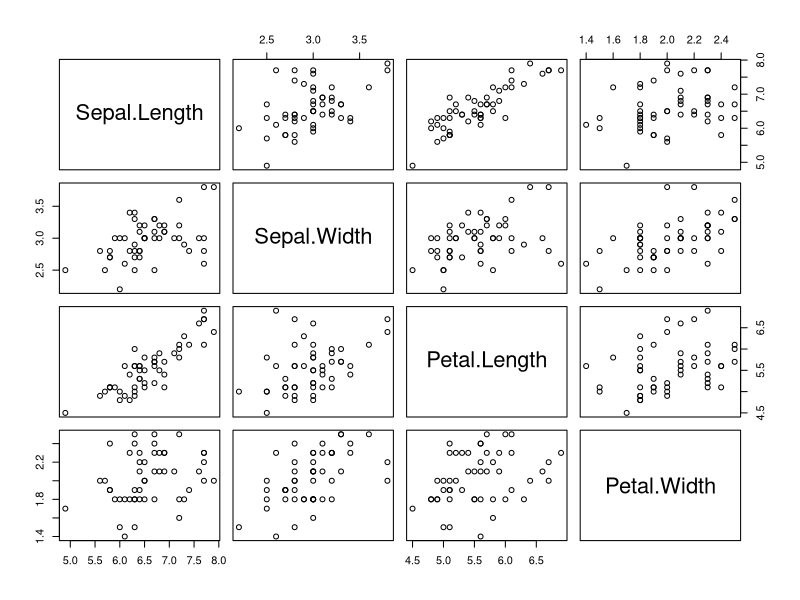
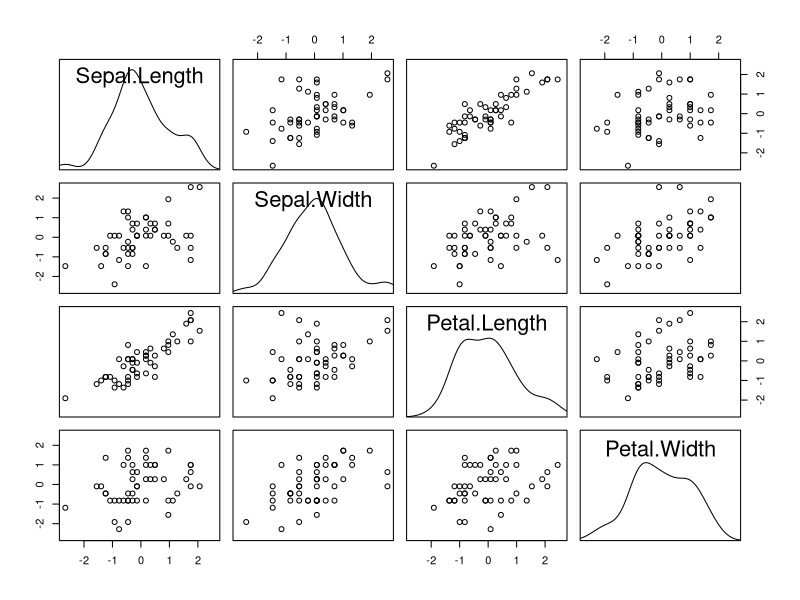
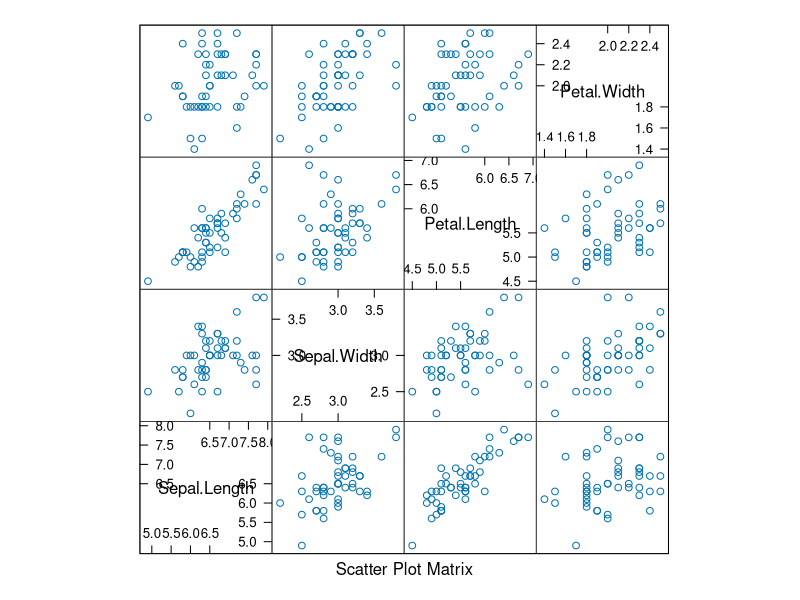
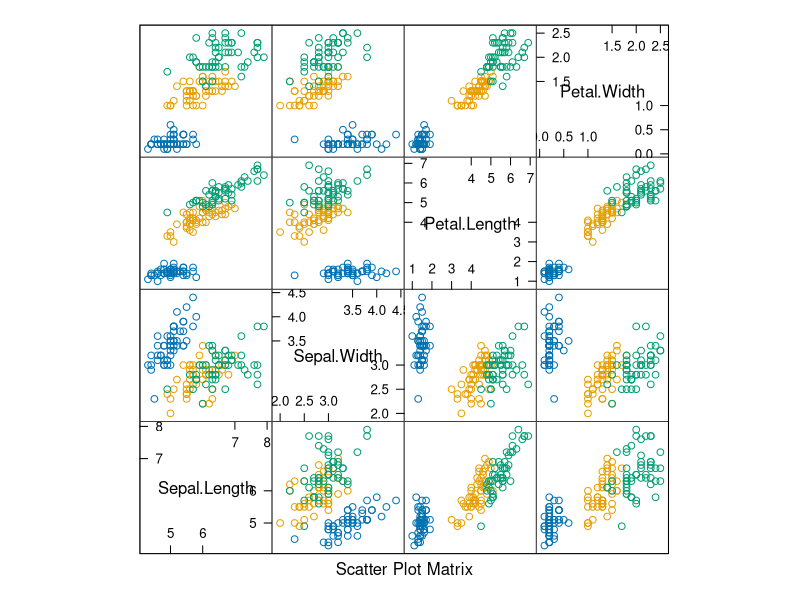
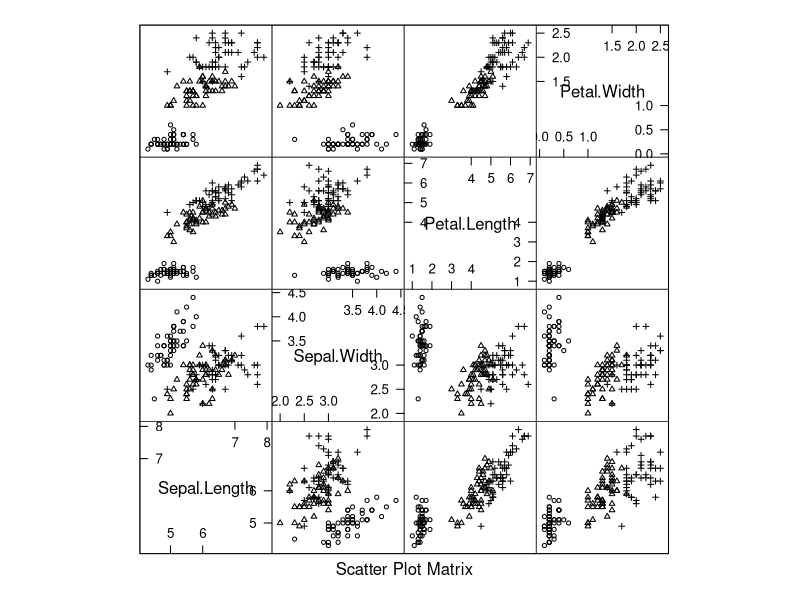
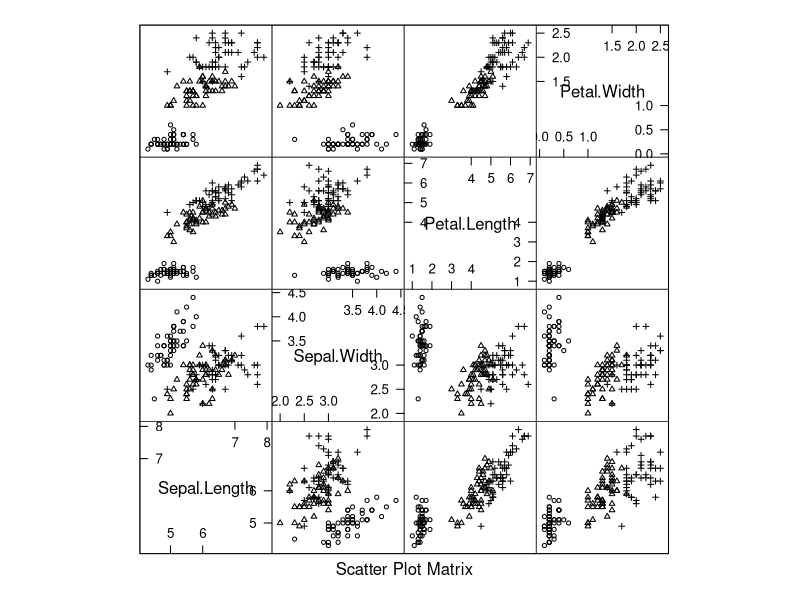
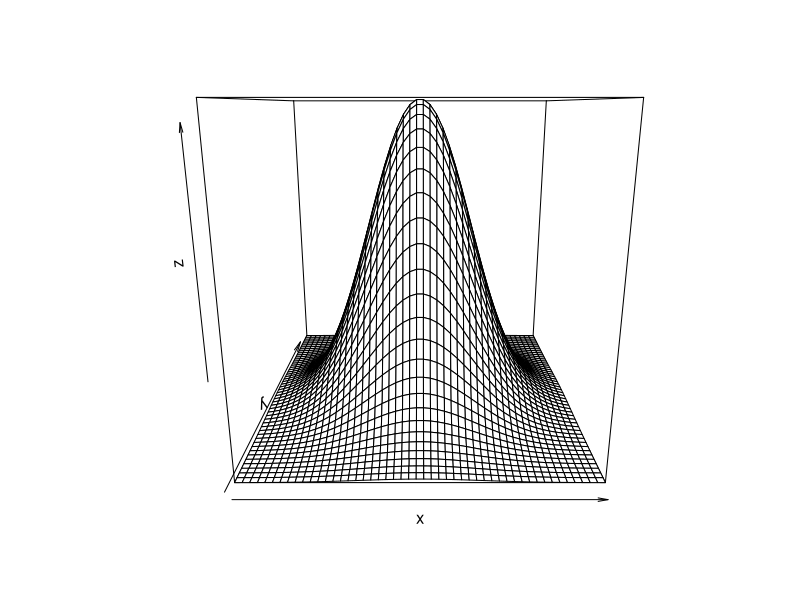
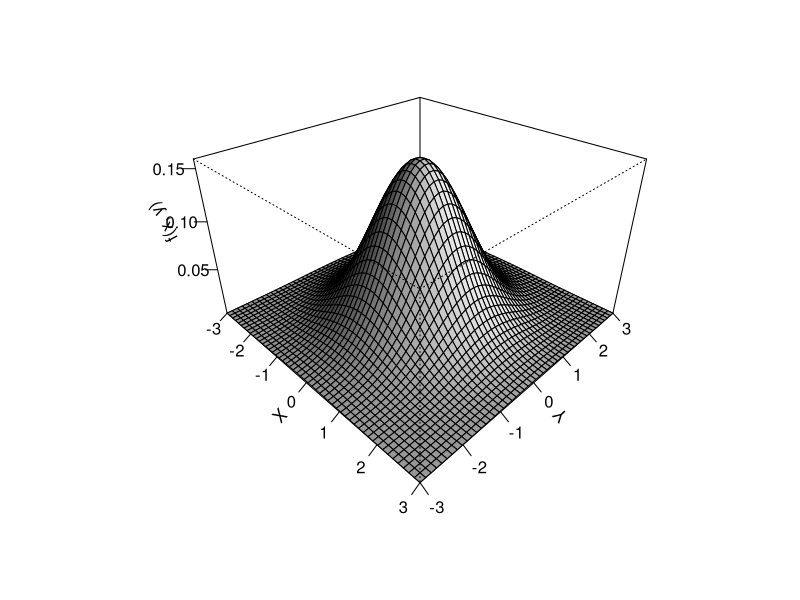

Write the R code that produced these figures, in order.
#####################################
### R code for Chapter 4 Examples ###
#####################################

### Example 4.1 (Scatterplot matrix)

data(iris)
#virginica data in first 4 columns of the last 50 obs.

# not shown in text
pairs(iris[101:150, 1:4])

panel.d <- function(x, ...) {
  usr <- par("usr")
  on.exit(par(usr))
  par(usr = c(usr[1:2], 0, .5))
  lines(density(x))
}

# Fig. 4.1
x <- scale(iris[101:150, 1:4])
r <- range(x)
pairs(x, diag.panel = panel.d, xlim = r, ylim = r)

library(lattice)
splom(iris[101:150, 1:4])    #plot 1

#for all 3 at once, in color, plot 2
splom(iris[,1:4], groups = iris$Species)

# Fig. 4.2
#for all 3 at once, black and white, plot 3
splom(~iris[1:4], groups = Species, data = iris,
      col = 1, pch = c(1, 2, 3),  cex = c(.5,.5,.5))

# same plot
splom(iris[,1:4], groups = iris$Species,
      col = 1, pch = c(1, 2, 3),  cex = c(.5,.5,.5))


### Example 4.2 (Plot bivariate normal density)

#the standard BVN density
f <- function(x,y) {
  z <- (1/(2*pi)) * exp(-.5 * (x^2 + y^2))
}

y <- x <- seq(-3, 3, length= 50)
z <- outer(x, y, f)   #compute density for all (x,y)

persp(x, y, z)        #the default plot

persp(x, y, z, theta = 45, phi = 30, expand = 0.6,
      ltheta = 120, shade = 0.75, ticktype = "detailed",
      xlab = "X", ylab = "Y", zlab = "f(x, y)")
# More attractive
persp(x, y, z, theta = 45, phi = 30, expand = 0.6,
      ltheta = 120, shade = 0.75, ticktype = "simple",
      xlab = "X", ylab = "Y", zlab = "", box=F, 
      col='lightblue')

### Example 4.3 (Add elements to perspective plot)

#store viewing transformation in M
M <- persp(x, y, z, theta = 45, phi = 30,
           expand = .4, box = FALSE)

#add some points along a circle
a <- seq(-pi, pi, pi/16)
newpts <- cbind(cos(a), sin(a)) * 2
newpts <- cbind(newpts, 0, 1)  #z=0, t=1
N <- newpts %*% M
points(N[,1]/N[,4], N[,2]/N[,4], col=2)

#add lines
x2 <- seq(-3, 3, .1)
y2 <- -x2^2 / 3
z2 <- dnorm(x2) * dnorm(y2)
N <- cbind(x2, y2, z2, 1) %*% M
lines(N[,1]/N[,4], N[,2]/N[,4], col=4)

#add text
x3 <- c(0, 3.1)
y3 <- c(0, -3.1)
z3 <- dnorm(x3) * dnorm(y3) * 1.1
N <- cbind(x3, y3, z3, 1) %*% M
text(N[1,1]/N[1,4], N[1,2]/N[1,4], "f(x,y)")
text(N[2,1]/N[2,4], N[2,2]/N[2,4], bquote(y==-x^2/3))


### Example 4.4 (Surface plot using wireframe(lattice))

library(lattice)
x <- y <- seq(-3, 3, length= 50)

xy <- expand.grid(x, y)
z <- (1/(2*pi)) * exp(-.5 * (xy[,1]^2 + xy[,2]^2))
wireframe(z ~ xy[,1] * xy[,2])


### Example 4.5 (3D scatterplot)

library(lattice)
attach(iris)
#basic 3 color plot with arrows along axes
cloud(Petal.Length ~ Sepal.Length * Sepal.Width,
      data=iris, groups=Species)

print(cloud(Sepal.Length ~ Petal.Length * Petal.Width,
            data = iris, groups = Species, main = "1", pch=1:3,
            scales = list(draw = FALSE), zlab = "SL",
            screen = list(z = 30, x = -75, y = 0)),
      split = c(1, 1, 2, 2), more = TRUE)

print(cloud(Sepal.Width ~ Petal.Length * Petal.Width,
            data = iris, groups = Species, main = "2", pch=1:3,
            scales = list(draw = FALSE), zlab = "SW",
            screen = list(z = 30, x = -75, y = 0)),
      split = c(2, 1, 2, 2), more = TRUE)

print(cloud(Petal.Length ~ Sepal.Length * Sepal.Width,
            data = iris, groups = Species, main = "3", pch=1:3,
            scales = list(draw = FALSE), zlab = "PL",
            screen = list(z = 30, x = -55, y = 0)),
      split = c(1, 2, 2, 2), more = TRUE)

print(cloud(Petal.Width ~ Sepal.Length * Sepal.Width,
            data = iris, groups = Species, main = "4", pch=1:3,
            scales = list(draw = FALSE), zlab = "PW",
            screen = list(z = 30, x = -55, y = 0)),
      split = c(2, 2, 2, 2))
detach(iris)


### Example 4.6 (Contour plot)


#contour plot with labels
contour(volcano, asp = 1, labcex = 1)

#another version from lattice package
library(lattice)
contourplot(volcano) #similar to above


### Example 4.7 (Filled contour plots)

image(volcano, col = terrain.colors(100), axes = FALSE)
contour(volcano, levels = seq(100,200,by = 10), add = TRUE)

filled.contour(volcano, color = terrain.colors, asp = 1)
levelplot(volcano, scales = list(draw = FALSE),
          xlab = "", ylab = "")


### Example 4.8 (2D histogram)

library(hexbin)
x <- matrix(rnorm(4000), 2000, 2)
plot(hexbin(x[,1], x[,2]))


